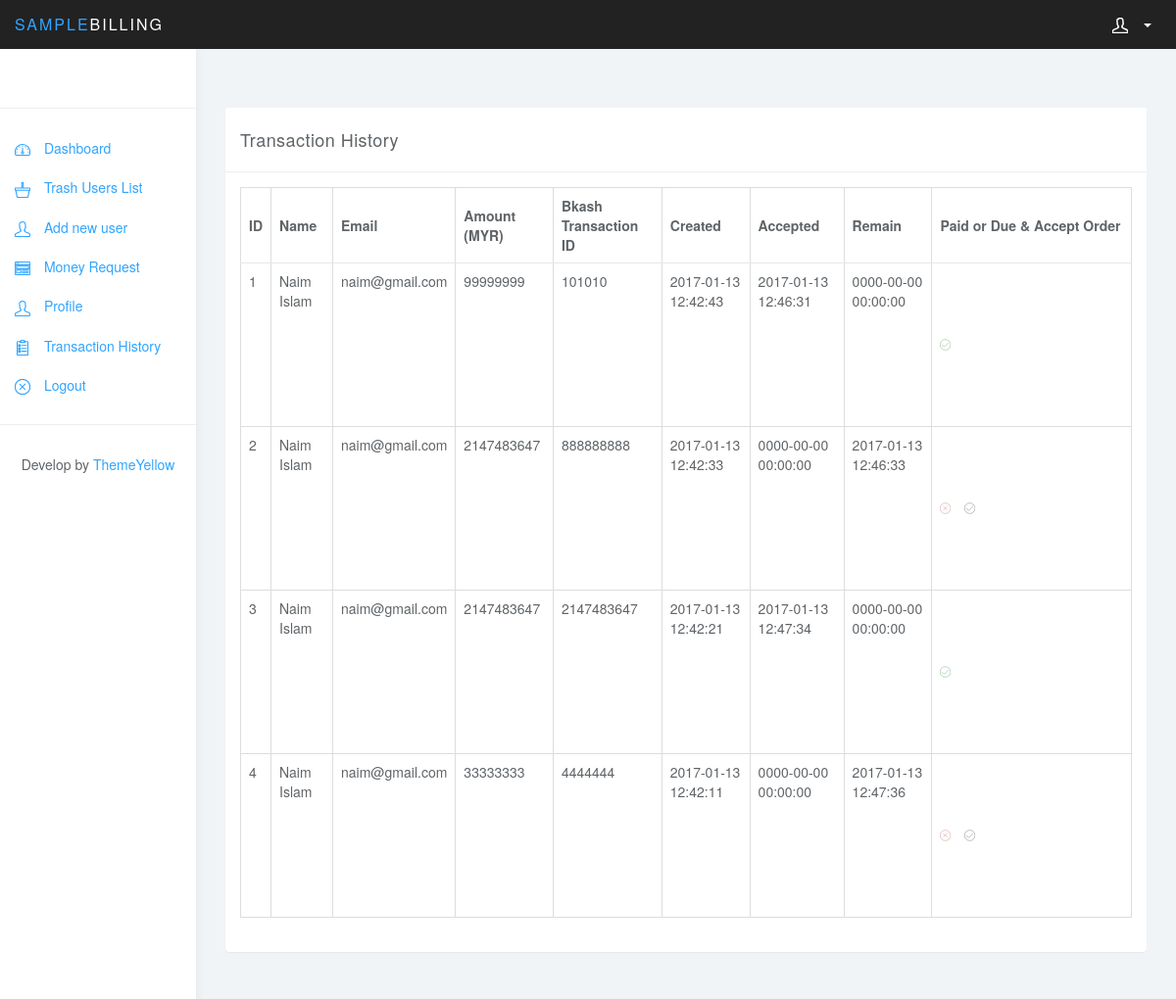
/views/transaction-history.php?id=587537ab98cd9 (signed in), run on the app's committed database.
### tables this page shows
CREATE TABLE `transaction_table` (
  `id` int(11) NOT NULL,
  `user_id` int(11) NOT NULL,
  `unique_id` varchar(255) NOT NULL,
  `amount` int(255) NOT NULL,
  `bkasht_id` int(255) NOT NULL,
  `is_accept` int(11) NOT NULL,
  `is_new` int(11) NOT NULL,
  `created` datetime NOT NULL,
  `accepted` datetime NOT NULL,
  `remain` datetime NOT NULL
);

CREATE TABLE `user_table` (
  `id` int(11) NOT NULL,
  `unique_id` varchar(255) NOT NULL,
  `name` varchar(255) NOT NULL,
  `password` varchar(255) NOT NULL,
  `email` varchar(255) NOT NULL,
  `phone` varchar(255) NOT NULL,
  `fb_profile_url` varchar(255) NOT NULL,
  `is_admin` int(11) NOT NULL,
  `is_delete` int(11) NOT NULL,
  `created` datetime NOT NULL,
  `modified` datetime NOT NULL,
  `restore` datetime NOT NULL,
  `deleted` datetime NOT NULL
);

### src/SampleBilling.php (called while the page is built, shortened)
<?php
class SampleBilling
{
    public $data;
    public $con;
    public function __construct()
    {
        $this->con = new PDO('mysql:host=localhost;dbname=SampleBilling', "root", "");
    }
    public function transactionIndexForAdmin()
    {
        try {
            $qur = "SELECT user_table.id,transaction_table.user_id, user_table.name, user_table.email, transaction_table.amount, transaction_table.unique_id, transaction_table.bkasht_id,transaction_table.is_accept,transaction_table.created,transaction_table.accepted,transaction_table.remain FROM user_table LEFT JOIN transaction_table ON user_table.id = transaction_table.user_id WHERE is_new = '1' ORDER BY transaction_table.id DESC";
            $query = $this->con->prepare($qur);
            $query->execute();
            while ($row = $query->fetch(PDO::FETCH_ASSOC)) {
                $this->data[] = $row;
            }
            return $this->data;
        } catch (PDOException $e) {
            echo 'Error: ' . $e->getMessage();
        }
    }
}

### views/transaction-history.php (the view, shortened to what this page needs)
<?
include_once "../src/SampleBilling.php";
$obj = new SampleBilling();
$obj->loginCheck();
if ($_SESSION['Login_data']['is_admin'] == 1) {
    $allData = $obj->transactionIndexForAdmin();
} else {
    $allData = $obj->transactionIndex();
}
include_once "header.php";
include_once "navbar.php";
include_once "sidebar.php";
?>
<div class="col-sm-9 col-sm-offset-3 col-lg-10 col-lg-offset-2 main">
    <div class="row mtb60">
        <div class="col-lg-12">
            <div class="panel panel-default">
                <div class="panel-heading">Transaction History</div>
                <div class="panel-body">
                    <div class="row">
                        <div class="col-md-12">
                            <div class="table-responsive">
                                <table class="table table-bordered table-hover">
                                    <thead>
                                    <tr>
                                        <th>ID</th>
                                        <? if ($_SESSION['Login_data']['is_admin'] == 1) { ?>
                                            <th>Name</th>
                                            <th>Email</th>
                                        <? } ?>
                                        <th>Amount (MYR)</th>
                                        <th>Bkash Transaction ID</th>
                                        <th>Created</th>
                                        <th>Accepted</th>
                                        <th>Remain</th>
                                        <? if ($_SESSION['Login_data']['is_admin'] == 1) { ?>
                                        <th>Paid or Due & Accept Order</th>
                                        <? } else {?>
                                        <th>Paid or Due</th>
                                        <? } ?>
                                    </tr>
                                    </thead>
                                    <tbody>
                                    <?
                                    if (isset($allData) && !empty($allData)){
                                    $serial = 1;
                                    foreach ($allData as $onedata) {
                                        ?>
                                        <tr>
                                            <td><?php echo $serial++; ?></td>
                                            <? if ($_SESSION['Login_data']['is_admin'] == 1) { ?>
                                                <td><?php echo $onedata['name'] ?></td>
                                                <td><?php echo $onedata['email'] ?></td>
                                            <? } ?>
                                            <td><?php echo $onedata['amount'] ?></td>
                                            <td><?php echo $onedata['bkasht_id'] ?></td>
                                            <td><?php echo $onedata['created'] ?></td>
                                            <td><?php echo $onedata['accepted'] ?></td>
                                            <td><?php echo $onedata['remain'] ?></td>
                                            <td>
                                                <? if ($onedata['is_accept'] == 1) { ?>
                                                    <a href="#" data-toggle="tooltip" data-placement="top" title="Paid">
                                                        <svg class="ticong glyph stroked checkmark">
                                                            <use xlink:href="#stroked-checkmark"></use>
                                                        </svg>
                                                    </a>
                                                <? } else { ?>
                                                    <a href="#" data-toggle="tooltip" data-placement="top" title="Due">
                                                        <svg class="ticonr glyph stroked cancel">
                                                            <use xlink:href="#stroked-cancel"></use>
                                                        </svg>
                                                    </a>
                                                <? } ?>
                                                <?
                                                if ($_SESSION['Login_data']['is_admin'] == 1) {
                                                    if ($onedata['is_accept'] == 0) { ?>
                                                        <a href="request-accept.php?accept_id=1&new_id=1&id=<? echo $onedata['unique_id']; ?>"
                                                           data-toggle="tooltip" data-placement="top" title="Accept Order">
                                                            <svg class="ticon glyph stroked checkmark">
                                                                <use xlink:href="#stroked-checkmark"></use>
                                                            </svg>
                                                        </a>
                                                    <? }
                                                } ?>
                                            </td>
                                        </tr>
                                    <?php } } else {  if ($_SESSION['Login_data']['is_admin'] == 1) {?>
                                        <td colspan="9" class="text-center"><strong>No Available Data</strong></td>
                                    <? } else { ?>
                                        <td colspan="7" class="text-center"><strong>No Available Data</strong></td>
                                    <? } } ?>
                                    </tbody>
                                </table>
                            </div>
                        </div>
                    </div>
                </div>
            </div>
        </div>
    </div>
</div>
<?
include_once "footer.php"
?>

### views/header.php (shortened to what this page needs)
<!DOCTYPE html>
<html>
<head>
    <link href="css/bootstrap.min.css" rel="stylesheet">
    <link href="css/styles.css" rel="stylesheet">
    <link href="css/custom.css" rel="stylesheet">
</head>
<body>

### views/navbar.php (shortened to what this page needs)
<nav class="navbar navbar-inverse navbar-fixed-top" role="navigation">
    <div class="container-fluid">
        <div class="navbar-header">
            <a class="navbar-brand" href="#"><span>Sample</span>Billing</a>
            <ul class="user-menu">
                <li class="dropdown pull-right">
                    <a href="#" class="dropdown-toggle" data-toggle="dropdown">
                        <svg class="glyph stroked male-user">
                            <use xlink:href="#stroked-male-user"></use>
                        </svg>
                        <span class="caret"></span>
                    </a>
                </li>
            </ul>
        </div>
    </div>
</nav>

### views/sidebar.php (shortened to what this page needs)
<div id="sidebar-collapse" class="col-sm-3 col-lg-2 sidebar">
    <div class="items">
        <ul class="nav menu">
            <?
            if ($_SESSION['Login_data']['is_admin'] == 1){
            ?>
            <li><a href="index.php?id=<? echo $_SESSION['Login_data']['unique_id'];?>">
                    <svg class="glyph stroked dashboard-dial">
                        <use xlink:href="#stroked-dashboard-dial"></use>
                    </svg>
                    Dashboard</a></li>
                <li><a href="trash-item.php?id=<? echo $_SESSION['Login_data']['unique_id'];?>">
                        <svg class="ticon glyph stroked basket ">
                            <use xlink:href="#stroked-basket"></use></svg>
                    Trash Users List</a></li>
            <li><a href="add-user.php?id=<? echo $_SESSION['Login_data']['unique_id'];?>">
                    <svg class="glyph stroked male-user">
                        <use xlink:href="#stroked-male-user"></use>
                    </svg>
                    Add new user</a></li>
            <li><a href="money-request.php?id=<? echo $_SESSION['Login_data']['unique_id'];?>">
                    <svg class="glyph stroked app window with content">
                        <use xlink:href="#stroked-app-window-with-content"></use>
                    </svg>
                    Money Request</a></li>
            <? } ?>
            <li><a href="profile.php?id=<? echo $_SESSION['Login_data']['unique_id'];?>">
                    <svg class="glyph stroked male-user">
                        <use xlink:href="#stroked-male-user"></use>
                    </svg>
                    Profile</a></li>
            <li><a href="transaction-history.php?id=<? echo $_SESSION['Login_data']['unique_id'];?>">
                    <svg class="glyph stroked clipboard with paper">
                        <use xlink:href="#stroked-clipboard-with-paper"></use>
                    </svg>
                    Transaction History</a></li>
            <li><a href="logout.php?id=<? echo $_SESSION['Login_data']['unique_id'];?>">
                    <svg class="glyph stroked cancel">
                        <use xmlns:xlink="http://www.w3.org/1999/xlink" xlink:href="#stroked-cancel"></use>
                    </svg>
                    Logout</a></li>
            <li role="presentation" class="divider"></li>
            <li class="developby">Develop by <a href="//themeyellow.com">ThemeYellow</a></li>
        </ul>
    </div>
</div>

### views/footer.php (shortened to what this page needs)
</body>
</html>

### views/css/styles.css (style rules this page uses)
body { background: #f1f4f7; padding-top: 50px; color: #5f6468; }
a, a:hover, a:focus { color: #30a5ff; }
.navbar-header .navbar-brand { color: #fff; font-size: 16px; text-transform: uppercase; font-weight: 500; letter-spacing: 2px; }
.navbar-header .navbar-brand span { color: #30a5ff; }
.panel { border: 0; }
.panel-heading { font-size: 18px; font-weight: 300; letter-spacing: 0.025em; height: 66px; line-height: 45px; }
.panel-default .panel-heading { background: #fff; border-bottom: 1px solid #eee; color: #5f6468; }
.navbar { border: 0; }
.user-menu { display: inline-block; margin-top: 14px; margin-right: 10px; float: right; list-style: none; padding: 0; }
.user-menu a { color: #fff; }
.sidebar { display: block; background-color: #fff; padding: 0; display: none; }
@media (min-width: 768px) { .sidebar { display: block; position: fixed; top: 50px; bottom: 0; left: 0; z-index: 1000; display: block; margin: 0; padding: 0; overflow-x: hidden; overflow-y: auto; background-color: #fff; box-shadow: 1px 0px 10px rgba(0, 0, 0, .05); } }
@media (min-width: 768px) { .navbar-header { width: 100%; } }
.sidebar ul.nav li.divider { border-bottom: 1px solid #eee; margin: 20px 0; }
.table { background: #fff; }
.table>thead>tr>th { border-bottom: 1px solid #e6e7e8; vertical-align: middle; height: 50px; }
.sidebar .glyph, .user-menu .glyph { height: 16px; width: 16px; margin: 0 10px 0 0; stroke-width: 3px; }
.user-menu .glyph { stroke-width: 4px; }

### views/css/custom.css (style rules this page uses)
a, a:hover, a:focus { text-decoration: none; }
.mtb60 { margin: 60px 0; }
li.developby { text-align: center; margin-bottom: 20px; }
li.developby a { display: inline-block; padding: 10px 0; }
.items { margin-top: 60px; border-top: 1px solid #eee; }
ul.nav.menu { margin-top: 20px; }
.table .ticon { width: 6%; height: 22%;; margin-right: 10px; color: #000; }
.table .ticong { width: 6%; height: 22%;; margin-right: 10px; color: darkgreen; }
.table .ticonr { width: 6%; height: 22%;; margin-right: 10px; color: brown; }

### data on the page
transaction_table: user.name "Naim Islam", user.email "naim@gmail.com", amount "99999999", bkasht "101010", created "2017-01-13 12:42:43", accepted "2017-01-13 12:46:31", remain "0000-00-00 00:00:00", is_accept 1 (drawn)
transaction_table: user.name "Naim Islam", user.email "naim@gmail.com", amount "2147483647", bkasht "888888888", created "2017-01-13 12:42:33", accepted "0000-00-00 00:00:00", remain "2017-01-13 12:46:33", is_accept 0 (drawn)
transaction_table: user.name "Naim Islam", user.email "naim@gmail.com", amount "2147483647", bkasht "2147483647", created "2017-01-13 12:42:21", accepted "2017-01-13 12:47:34", remain "0000-00-00 00:00:00", is_accept 1 (drawn)
transaction_table: user.name "Naim Islam", user.email "naim@gmail.com", amount "33333333", bkasht "4444444", created "2017-01-13 12:42:11", accepted "0000-00-00 00:00:00", remain "2017-01-13 12:47:36", is_accept 0 (drawn)
